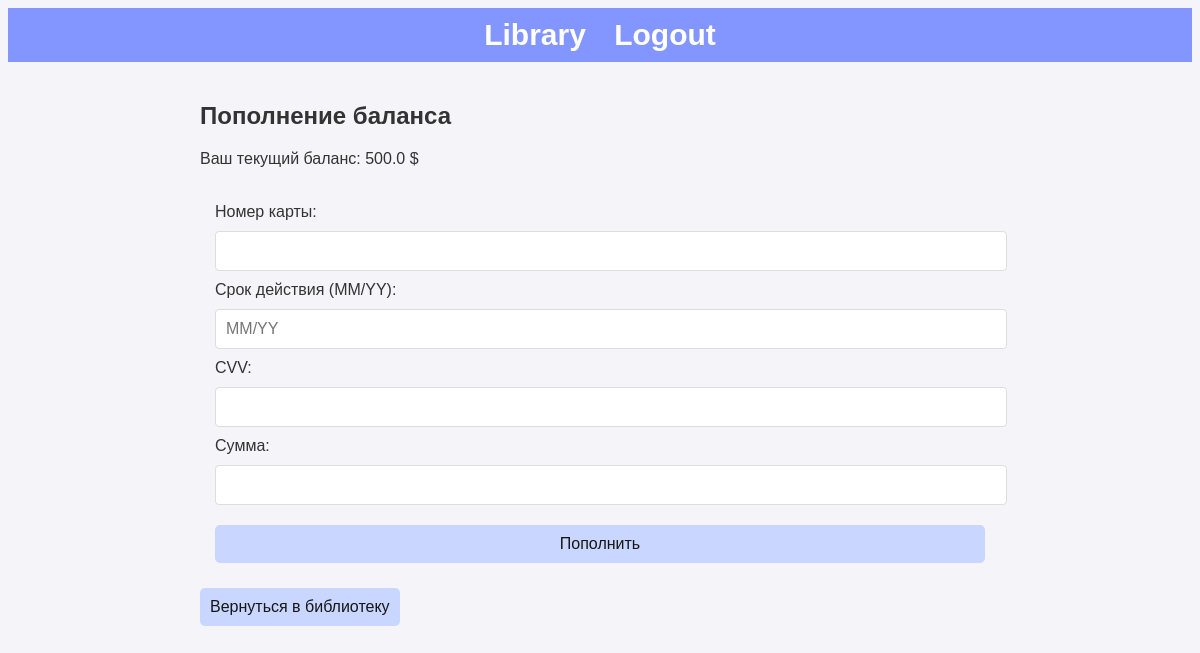
The app's page /topup_balance (signed in), older data.
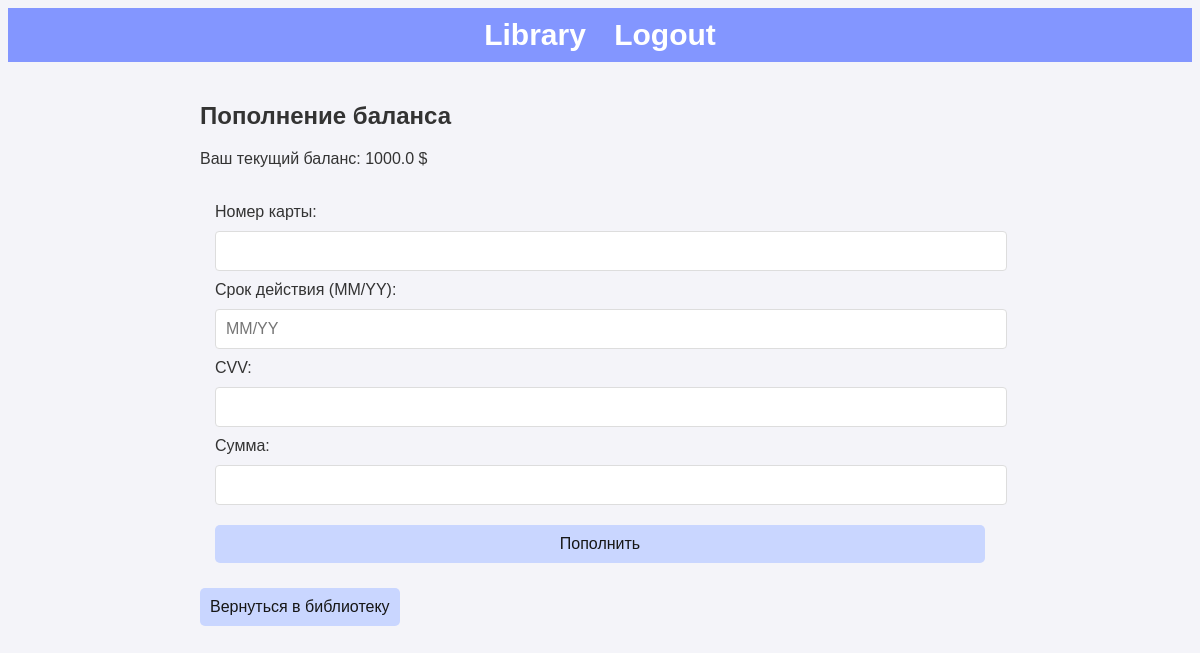
The same page, newer data.
### app.py (models this page shows)
class User(UserMixin, db.Model):
    __table_args__ = {'extend_existing': True}  # Добавляем extend_existing
    id = db.Column(db.Integer, primary_key=True)
    username = db.Column(db.String(150), unique=True, nullable=False)
    password = db.Column(db.String(150), nullable=False)
    balance = db.Column(db.Float, default=1000)  # Начальный баланс пользователя

### app.py (the view, shortened to what this page needs)
@app.route('/topup_balance', methods=['GET', 'POST'])
@login_required
def topup_balance():
    return render_template('topup_balance.html')

### app.py (called while the page is built)
@login_manager.user_loader
def load_user(user_id):
    return User.query.get(int(user_id))

### templates/topup_balance.html
{% extends "base.html" %}
{% block content %}
<h2>Пополнение баланса</h2>
<p>Ваш текущий баланс: {{ current_user.balance }} $</p>
<form action="{{ url_for('topup_balance') }}" method="post">
    <div>
        <label for="card_number">Номер карты:</label>
        <input type="text" id="card_number" name="card_number" maxlength="16" required>
    </div>
    <div>
        <label for="expiry_date">Срок действия (MM/YY):</label>
        <input type="text" id="expiry_date" name="expiry_date" maxlength="5" placeholder="MM/YY" required>
    </div>
    <div>
        <label for="cvv">CVV:</label>
        <input type="password" id="cvv" name="cvv" maxlength="3" required>
    </div>
    <div>
        <label for="amount">Сумма:</label>
        <input type="number" id="amount" name="amount" step="0.01" min="0.01" required>
    </div>
    <button class="button1" type="submit">Пополнить</button>
</form>
<a class="button1" href="{{ url_for('library') }}">Вернуться в библиотеку</a>
{% endblock %}

### templates/base.html (shortened to what this page needs)
<!DOCTYPE html>
<html lang="en">
<head>
    <link rel="stylesheet" href="{{ url_for('static', filename='css/styles.css') }}">
</head>
<body>
    {% if not request.endpoint == 'register' %}
    <nav>
        <a href="{{ url_for('library') }}">Library</a>
        {% if current_user.is_authenticated %}
            <a href="{{ url_for('logout') }}">Logout</a>
        {% else %}
            <a href="{{ url_for('login') }}">Login</a>
        {% endif %}
    </nav>
    {% endif %}
    <div class="container">
        {% block content %}{% endblock %}
    </div>
</body>
</html>

### static/css/styles.css (style rules this page uses)
body { font-family: Arial, sans-serif; background-color: #f4f4f9; color: #333; }
.container { max-width: 800px; margin: 0 auto; padding: 20px; }
nav { font-size: 30px; background-color: #8396ff; color: #fff; padding: 10px; text-align: center; }
nav a { font-weight: 600; color: #fff; margin: 0 10px; text-decoration: none; }
form { margin-top: 20px; padding: 15px; }
form input, form button { display: block; width: 100%; margin: 10px 0; padding: 10px; font-size: 1rem; border: 1px solid #ddd; border-radius: 4px; }
.button1 { display: inline-block; padding: 10px 10px; font-size: 16px; color: #161616; background-color: #f9f9f9; border: none; border-radius: 5px; text-decoration: none; text-align: center; align-items: center; cursor: pointer; transition: background-color 0.3s ease; background-color: #c9d6ff; }

Row changes from the older to the newer data that the page shows:
changed User: balance "500.0" → "1000.0"
